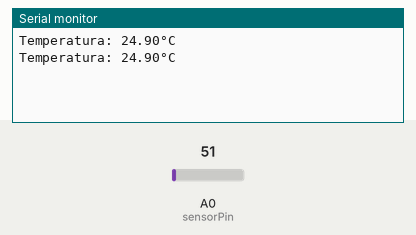
The sketch below on a simulated Arduino Uno, built with avr-gcc and run on an emulated ATmega328P. Shown: the last lines printed to the serial monitor. Inputs (shaded band) come from the test bench; at power-on: A0 (sensorPin) = 51.

Above: at 1.8 s.
1.9 s: A0 (sensorPin) set to 61
At 2.5 s:
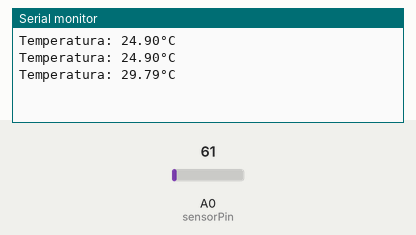
3.4 s: A0 (sensorPin) set to 71
At 4.8 s:
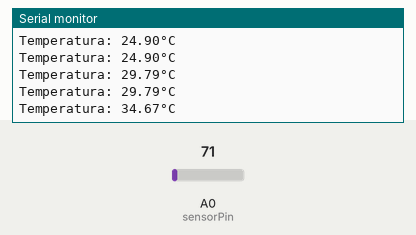
Timing chart, 0 to 6.4 s (numbered marks = the images above; inputs shaded):
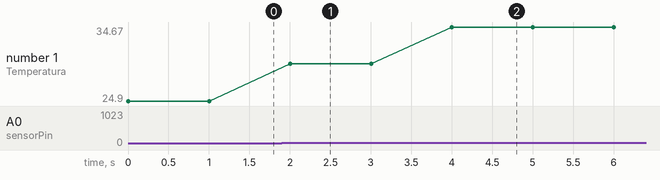

Measured:
- after the input at 1.9 s, the serial monitor: prints a new line after 0.10 s (image 1)
- after the input at 3.4 s, the serial monitor: prints a new line after 0.60 s (image 2)
- plotted number 1: 24.9 → 29.79 after the input at 1.9 s, 29.79 → 34.67 after the input at 3.4 s

The sketch:

exemplo_sensor_lm35.ino
```cpp
/**************************************************************************
                Medição de Temperatura com Sensor LM35 e Arduino
             Elaborado/Adptado por [Epaminondas Lage]

  Este código utiliza um sensor LM35 conectado ao pino A0 do Arduino para
  medir a temperatura ambiente e exibi-la no monitor serial a cada segundo.

  - A leitura analógica do pino A0 é convertida em uma tensão correspondente.
  - A tensão é então convertida para uma leitura de temperatura em graus Celsius.

 **************************************************************************/

float temp; // Variável que armazena a temperatura medida
const int sensorPin = A0; // Pino em que o sensor está conectado (pino analógico A0)

void setup(){
  Serial.begin(9600); // Inicializa a comunicação serial a 9600 bps
}

void loop(){
  temp = analogRead(sensorPin); // Lê o valor do pino analógico A0 e armazena em 'temp'

  // O valor lido é multiplicado por uma constante para converter a leitura
  // em temperatura em graus Celsius. Para o LM35, cada unidade lida equivale a 0,48828125 °C.
  temp = temp * 0.48828125;

  // Exibe a temperatura medida no monitor serial
  Serial.print("Temperatura: "); // Exibe o texto "Temperatura: "
  Serial.print(temp); // Exibe a temperatura medida
  Serial.print("°C"); // Exibe o texto "°C"
  Serial.println(); // Quebra de linha no monitor serial

  delay(1000); // Aguarda 1 segundo antes de realizar uma nova leitura
}
```
